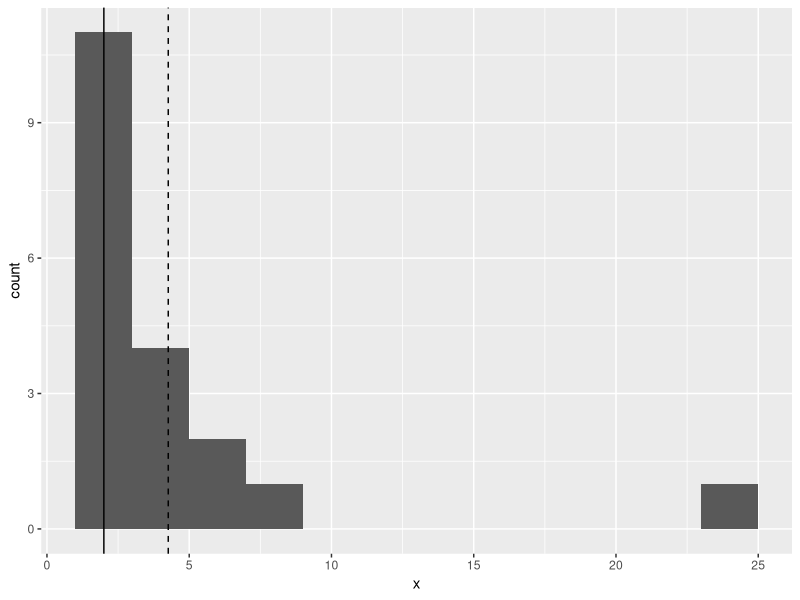
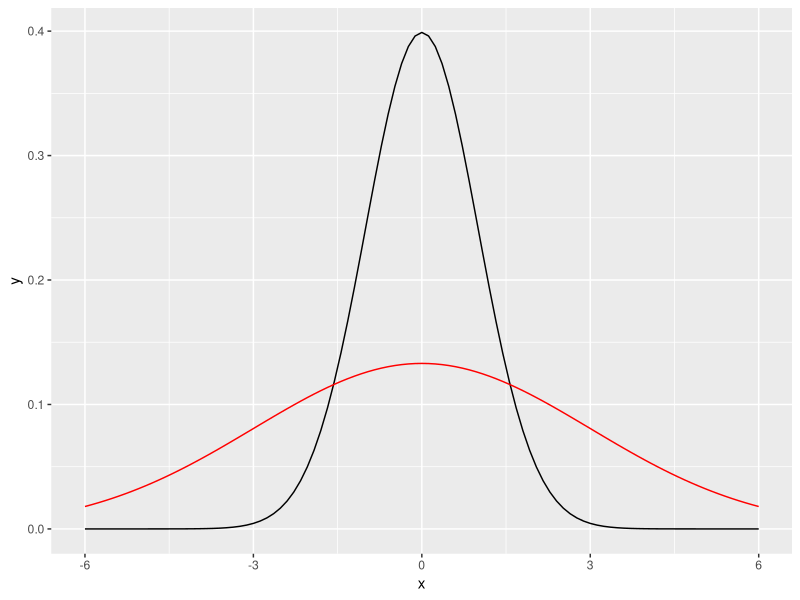
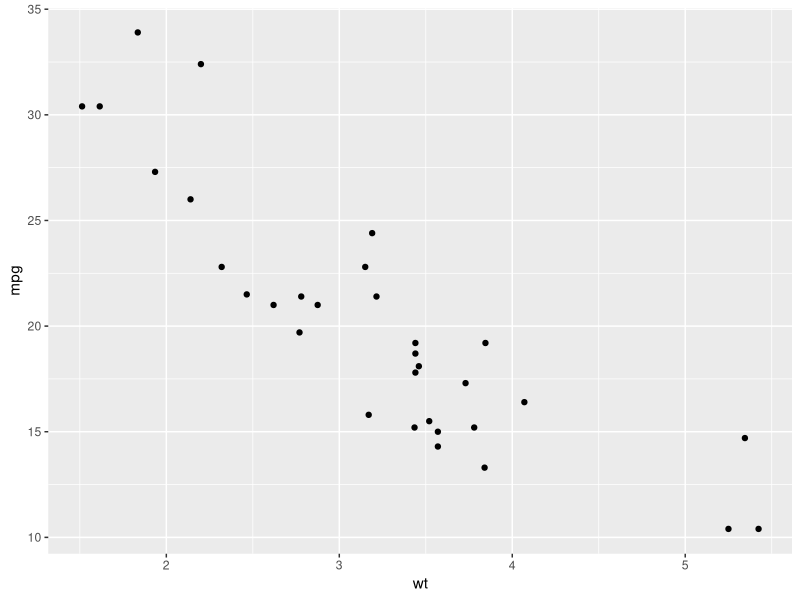
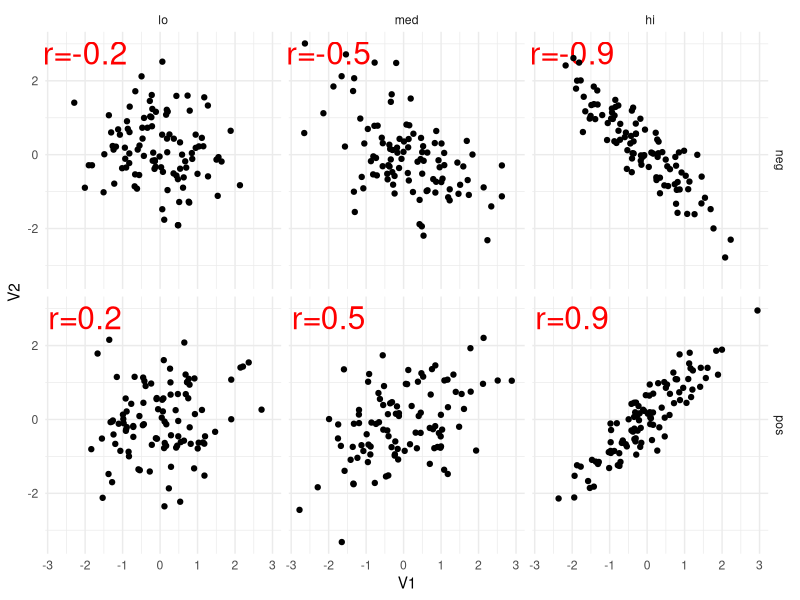
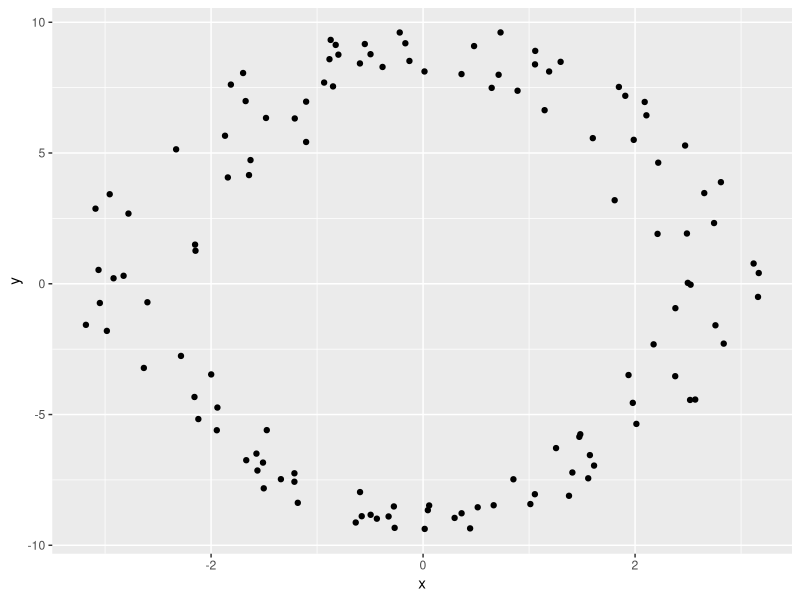

The R source for these figures, in order:
## ---- chunk 1
library(dplyr)
library(ggplot2)
## ---- chunk 2
x <- c(1, 1, 2, 1, 1, 3, 2, 4, 2, 1,
       1, 1, 5, 7, 9, 4, 5, 6, 25)
mean(x)
median(x)
## ---- chunk 3
ggplot(data.frame(x), aes(x)) +
  geom_histogram(binwidth = 2) +
  geom_vline(xintercept = mean(x), linetype = "dashed") +
  geom_vline(xintercept = median(x))
## ---- chunk 4
ggplot(data.frame(x = -6:6), aes(x)) +
  stat_function(fun = dnorm) +
  stat_function(fun = dnorm, args = list(sd = 3), color = "red")
## ---- chunk 5
x <- c(95, 103, 100, 97, 39, 108, 112)
mean(x)
median(x)
## ---- chunk 6
x <- c(1, 1, 1, 1, 0, 0, 0, 0, 0, 0)
mean(x)
var(x)
sd(x)
## ---- chunk 7
head(mtcars, 9)
## ---- chunk 8
ggplot(mtcars) +
  geom_point(aes(wt, mpg))
## ---- chunk 9
with(mtcars, cov(wt, mpg))
## ---- chunk 10
with(mtcars, cor(wt, mpg))
## ---- chunk 11
# returns a data frame of two variables which correlate with a population correlation of rho
# If desired, one of both variables can be fixed to an existing variable by specifying x
getBiCop <- function(n, rho, mar.fun=rnorm, x = NULL, ...) {
     if (!is.null(x)) {X1 <- x} else {X1 <- mar.fun(n, ...)}
     if (!is.null(x) & length(x) != n) warning("Variable x does not have the same length as n!")

     C <- matrix(rho, nrow = 2, ncol = 2)
     diag(C) <- 1

     C <- chol(C)

     X2 <- mar.fun(n)
     X <- cbind(X1,X2)

     # induce correlation (does not change X1)
     df <- X %*% C

     ## if desired: check results
     #all.equal(X1,X[,1])
     #cor(X)

     return(as.data.frame(df))
}
## ---- chunk 12
nhi <- getBiCop(100, -0.9) %>%
  mutate(sign = "neg",
         level = "hi")
nmed <- getBiCop(100, -0.5) %>%
  mutate(sign = "neg",
         level = "med")
nlo <- getBiCop(100, -0.2) %>%
  mutate(sign = "neg",
         level = "lo")
lo <- getBiCop(100, 0.2) %>%
  mutate(sign = "pos",
         level = "lo")
med <- getBiCop(100, 0.5) %>%
  mutate(sign = "pos",
         level = "med")
hi <- getBiCop(100, 0.9) %>%
  mutate(sign = "pos",
         level = "hi")

fake_data <- rbind(nhi, nmed, nlo, lo, med, hi) %>%
  mutate(level = factor(level, levels = c("lo", "med", "hi"), 
                        ordered = TRUE))

textdata <- data_frame(sign = c(rep("neg", 3), rep("pos", 3))) %>%
  mutate(level = rep(c("lo", "med", "hi"), 2),
         text = c("r=-0.2", "r=-0.5", "r=-0.9",
                  "r=0.2", "r=0.5", "r=0.9"),
         V1 = -2, V2 = 2.75,
         level = factor(level, levels = c("lo", "med", "hi"), 
                        ordered = TRUE))

ggplot(fake_data, aes(V1, V2)) +
  geom_text(aes(label = text), data = textdata,
            color = "red", size = 8) + 
  geom_point() +
  facet_grid(sign ~ level) +
  theme_minimal()

## ---- chunk 13
data_frame(x = seq(-3, 3, .1)) %>%
  mutate(y = x ^ 2 - 9,
         ny = -x ^ 2 + 9) %>%
  ggplot() +
  geom_jitter(aes(x, y), width = 0.5, height = 0.5) +
  geom_jitter(aes(x, ny), width = 0.7, height = 0.7)
